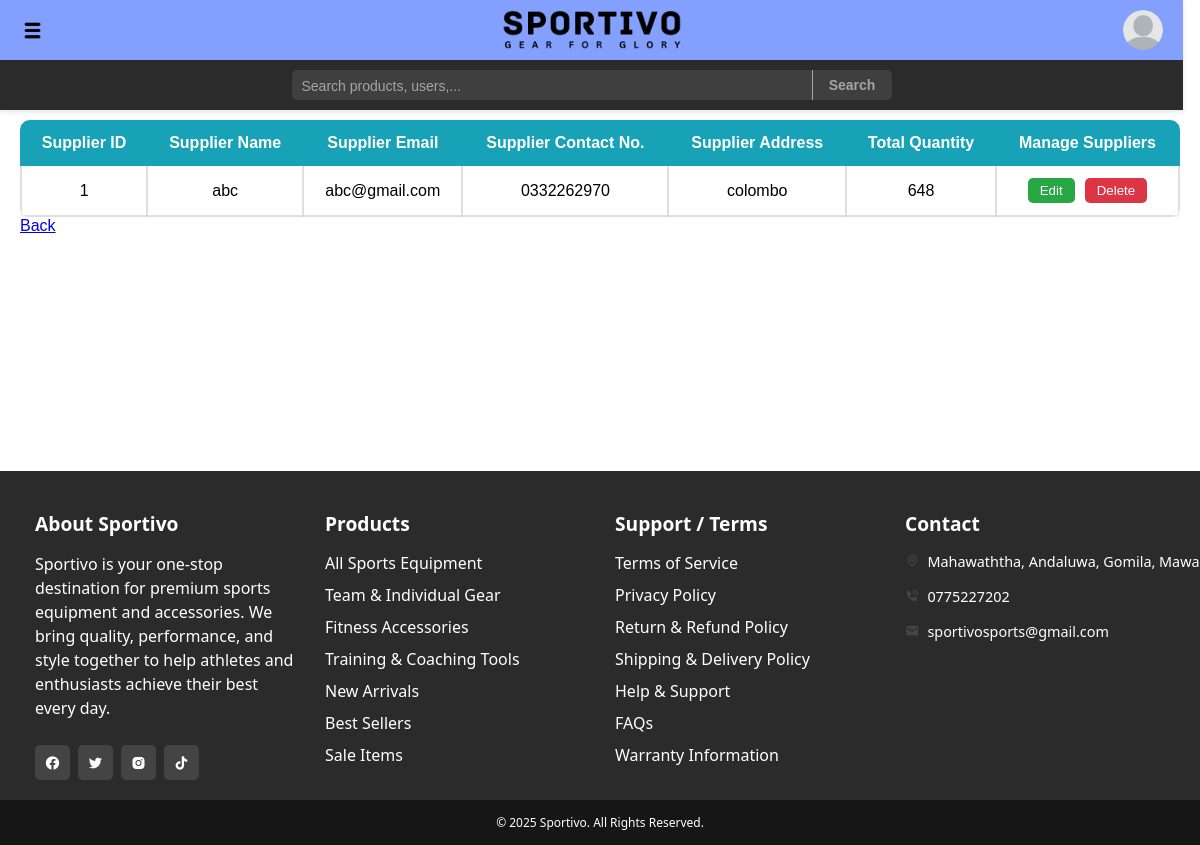
The app's page /topSuppliers.php with its own data.
### tables this page shows
CREATE TABLE `suppliers` (
  `supplier_id` int(11) NOT NULL,
  `name` varchar(100) DEFAULT NULL,
  `email` varchar(100) DEFAULT NULL,
  `phone` varchar(20) DEFAULT NULL,
  `address` varchar(255) DEFAULT NULL
);

### topSuppliers.php (the view, shortened to what this page needs)
<?php
include 'adminHeader.php';
?>
<div class="top-supplier-container">
    <div class="table-container">
        <table>
        <thead>
            <tr>
                <th>Supplier ID</th>
                <th>Supplier Name</th>
                <th>Supplier Email</th>
                <th>Supplier Contact No.</th>
                <th>Supplier Address</th>
                <th>Total Quantity</th>
                <th>Manage Suppliers</th>
            </tr>
        </thead>
    <?php
        $sql="SELECT s.supplier_id, s.name, s.email, s.phone, s.address,
       SUM(st.quantity) AS total_quantity
FROM suppliers s
JOIN products p ON s.supplier_id = p.supplier_id
JOIN stocks st ON p.product_id = st.product_id
GROUP BY s.supplier_id, s.name, s.email, s.phone, s.address
ORDER BY total_quantity DESC
LIMIT 5;
";
        $result=mysqli_query($connect,$sql);
        if (mysqli_num_rows($result)>0) {
            while ($row=mysqli_fetch_assoc($result)) {
            echo"<tr>";
            echo"<td>".$row['supplier_id']."</td>";
            echo"<td>".$row['name']."</td>";
            echo"<td>".$row['email']."</td>";
            echo"<td>".$row['phone']."</td>";
            echo"<td>".$row['address']."</td>";
            echo"<td>".$row['total_quantity']."</td>";
            echo "<td>
                    <div class='actions-container'>
                        <button class='edit' onclick=\"location.href='editSupplier.php?id={$row['supplier_id']}&from=topSuppliers'\">Edit</button>
                        <button class='delete' onclick=\"if(confirm('Delete this user?')) location.href='includes/deleteSupplier.php?id={$row['supplier_id']}'\">Delete</button>
                    </div>
                </td>";
            echo"</tr>";
            }
        }
    ?>
    </table>
    </div>
    <a href="adminDashboard.php" class="btn-back">Back</a>
</div>
<?php
include 'footer.php';
?>

### css/style.css (style rules this page uses)
html, body { height: 100%; margin: 0; font-family: 'Segoe UI', Tahoma, Geneva, Verdana, sans-serif; overflow-x: hidden; }
:root { --main-color: #1e1e1e; --secondary-color: #444444; --text-color: #ffffff; }

### css/topSuppliers.css (style rules this page uses)
.top-supplier-container { font-family: Arial, sans-serif; background-color: #ffffff; margin: 0; padding: 20px; }
.table-container { width: 100%; overflow-x: auto; }
table { width: 100%; border-collapse: collapse; background-color: #fff; border-radius: 10px; overflow: hidden; box-shadow: 0 4px 10px rgba(0,0,0,0.1); }
thead { background-color: #17a2b8; color: #fff; }
thead th { padding: 12px 15px; text-align: center; font-weight: 600; border: 2px solid #17a2b8; }
tbody tr { border-bottom: 1px solid #ddd; }
tbody td { padding: 12px 15px; border: 2px solid #d5d5d5c6; text-align: center; }
.actions-container { display: flex; flex-wrap: wrap; justify-content: center; align-items: center; gap: 10px; }
button.edit, button.delete { padding: 5px 12px; border: none; border-radius: 5px; color: #fff; font-weight: 500; cursor: pointer; transition: background 0.3s ease; }
button.edit { background-color: #28a745; }
button.delete { background-color: #dc3545; }
@media (min-width: 1000px) { .table-container { display: flex; justify-content: center; } }

### records on screen
suppliers: supplier_id "1", name "abc", email "abc@gmail.com", phone "0332262970", address "colombo", total_quantity "648"
